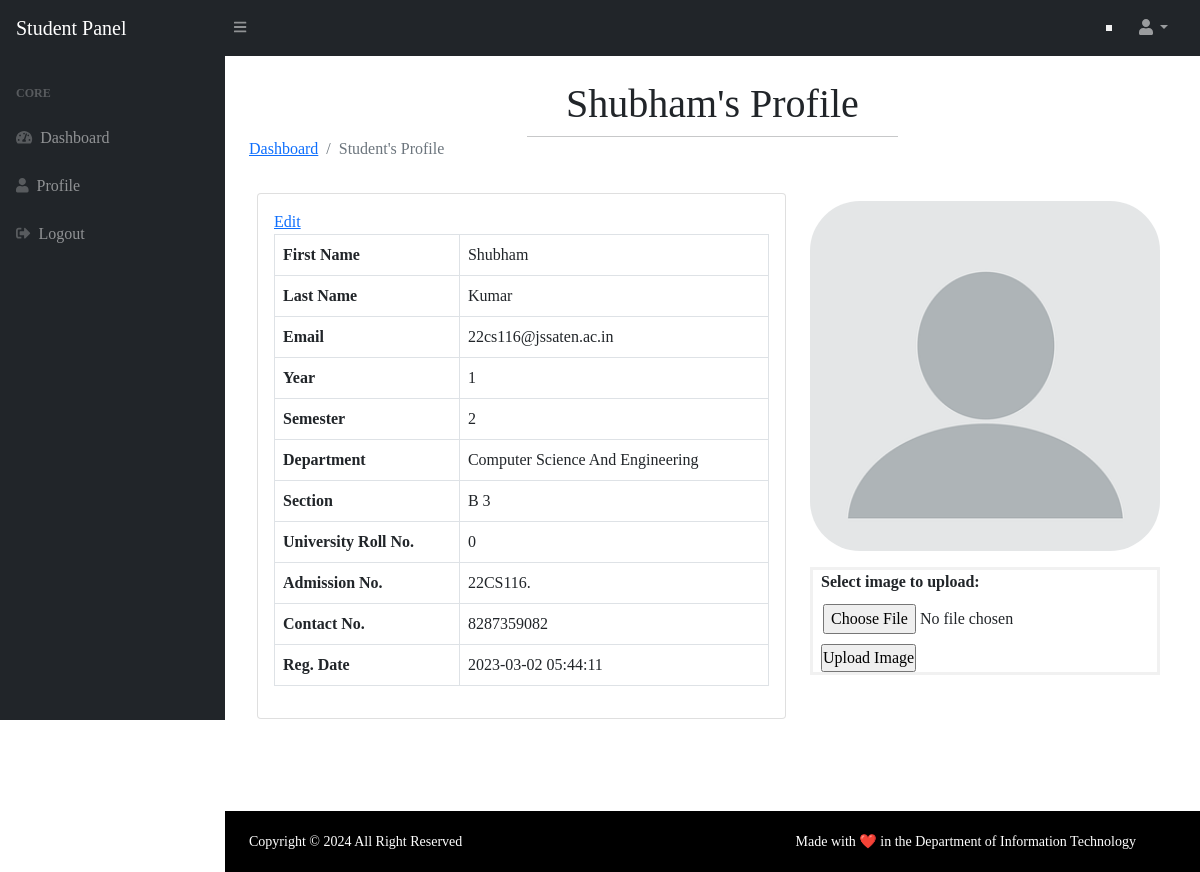
The page /profile.php (signed in) on the database its author committed.
### tables this page shows
CREATE TABLE `users` (
  `id` int(11) NOT NULL,
  `year` int(11) DEFAULT NULL,
  `semester` int(11) DEFAULT NULL,
  `department` varchar(255) NOT NULL,
  `section` varchar(255) DEFAULT NULL,
  `fname` varchar(255) DEFAULT NULL,
  `lname` varchar(255) DEFAULT NULL,
  `email` varchar(255) DEFAULT NULL,
  `urollno` varchar(13) DEFAULT NULL,
  `addno` varchar(9) DEFAULT NULL,
  `password` varchar(300) DEFAULT NULL,
  `contactno` varchar(11) DEFAULT NULL,
  `img` varchar(255) DEFAULT NULL,
  `posting_date` timestamp NOT NULL DEFAULT current_timestamp(),
  `feedback` int(11) NOT NULL DEFAULT 0,
  `activationcode` varchar(255) NOT NULL,
  `status` int(11) NOT NULL
);

### profile.php (the view, shortened to what this page needs)
<?php session_start();
include_once('includes/config.php');
if (strlen($_SESSION['id'] == 0)) {
    header('location:logout.php');
} else {
?>
    <!DOCTYPE html>
    <html lang="en">
    <head>
        <link href="https://cdn.jsdelivr.net/npm/simple-datatables@latest/dist/style.css" rel="stylesheet" />
        <link href="css/styles.css" rel="stylesheet" />
        <link href="css/style.css" rel="stylesheet" />
    </head>
    <body class="sb-nav-fixed">
        <?php include_once('includes/navbar.php'); ?>
        <div id="layoutSidenav">
            <?php include_once('includes/sidebar.php'); ?>
            <div id="layoutSidenav_content">
                <main>
                    <div class="container-fluid px-4">
                        <?php
                        $userid = $_SESSION['id'];
                        $query = mysqli_query($con, "select * from users where id='$userid'");
                        while ($result = mysqli_fetch_array($query)) { ?>
                            <h1 class="mt-4"><?php echo $result['fname']; ?>'s Profile</h1>
                            <hr>
                            <ol class="breadcrumb mb-4">
                                <li class="breadcrumb-item"><a href="welcome.php">Dashboard</a></li>
                                <li class="breadcrumb-item active">Student's Profile</li>
                            </ol>
                            <div class="d-flex bd-highlight">
                                <div class="p-2 flex-fill bd-highlight">
                                    <div class="card mb-4">
                                        <div class="card-body">
                                            <a href="edit-profile.php">Edit</a>
                                            <table class="table table-bordered">
                                                <tr>
                                                    <th>First Name</th>
                                                    <td><?php echo $result['fname']; ?></td>
                                                </tr>
                                                <tr>
                                                    <th>Last Name</th>
                                                    <td><?php echo $result['lname']; ?></td>
                                                </tr>
                                                <tr>
                                                    <th>Email</th>
                                                    <td colspan="3"><?php echo $result['email']; ?></td>
                                                </tr>
                                                <tr>
                                                    <th>Year</th>
                                                    <td colspan="3"><?php echo $result['year']; ?></td>
                                                </tr>
                                                <tr>
                                                    <th>Semester</th>
                                                    <td colspan="3"><?php echo $result['semester']; ?></td>
                                                </tr>
                                                <tr>
                                                    <th>Department</th>
                                                    <td colspan="3"><?php echo $result['department']; ?></td>
                                                </tr>
                                                <tr>
                                                    <th>Section</th>
                                                    <td colspan="3"><?php echo $result['section']; ?></td>
                                                </tr>
                                                <tr>
                                                    <th>University Roll No.</th>
                                                    <td colspan="3"><?php echo $result['urollno']; ?></td>
                                                </tr>
                                                <tr>
                                                    <th>Admission No.</th>
                                                    <td colspan="3"><?php echo $result['addno']; ?></td>
                                                </tr>
                                                <tr>
                                                    <th>Contact No.</th>
                                                    <td colspan="3"><?php echo $result['contactno']; ?></td>
                                                </tr>
                                                <tr>
                                                    <th>Reg. Date</th>
                                                    <td colspan="3"><?php echo $result['posting_date']; ?></td>
                                                </tr>
                                            </table>
                                        </div>
                                    </div>
                                </div>
                                <div class="p-2 bd-highlight  d-flex justify-content-center">
                                    <div class="d-flex flex-column bd-highlight mb-3">
                                        <div class="p-2 bd-highlight">
                                            <?php
                                            $q = mysqli_query($con, "select img from users where id='" . $_SESSION['id'] . "'");
                                            $row = mysqli_fetch_assoc($q);
                                            if (!isset($row['img']))
                                            {
                                            ?>
                                                <a href="#"><img style="border-radius:50px" src="assets/img/stuimg.webp" width="350" height="350" alt="not found" /></a>
                                            <?php
                                            } else {
                                            ?>
                                                <a href="#"><img style="border-radius:50px" src="uploads/<?php echo $row['img']; ?>" width="350" height="350" alt="not found" /></a>
                                            <?php
                                            }
                                            ?>
                                        </div>
                                        <div class="p-2 bd-highlight">
                                            <form action="upload.php" method="post" enctype="multipart/form-data">
                                                <b class="mx-2">Select image to upload:</b> <br>
                                                <input type="file" name="fileToUpload" id="fileToUpload" style="padding:10px;"> <br>
                                                <div class="mx-2"><input type="submit" value="Upload Image" name="submit"></div>
                                            </form>
                                        </div>
                                    </div>
                                </div>
                            </div>
                        <?php } ?>
                    </div>
                </main>
                <?php include_once('includes/footer.php'); ?>
            </div>
        </div>
    </body>
    </html>
<?php } ?>

### css/style.css (style rules this page uses)
* { margin: 0; padding: 0; font-family: 'Times New Roman', Times, serif !important; }
hr { width: 40%; margin: auto !important; }
form { border: 3px solid #f1f1f1; }

### rows shown on the page
users: fname "Shubham", lname "Kumar", email "22cs116@jssaten.ac.in", year "1", semester "2", department "Computer Science And Engineering", section "B 3", urollno "0", addno "22CS116.", contactno "8287359082", posting_date "2023-03-02 05:44:11"
